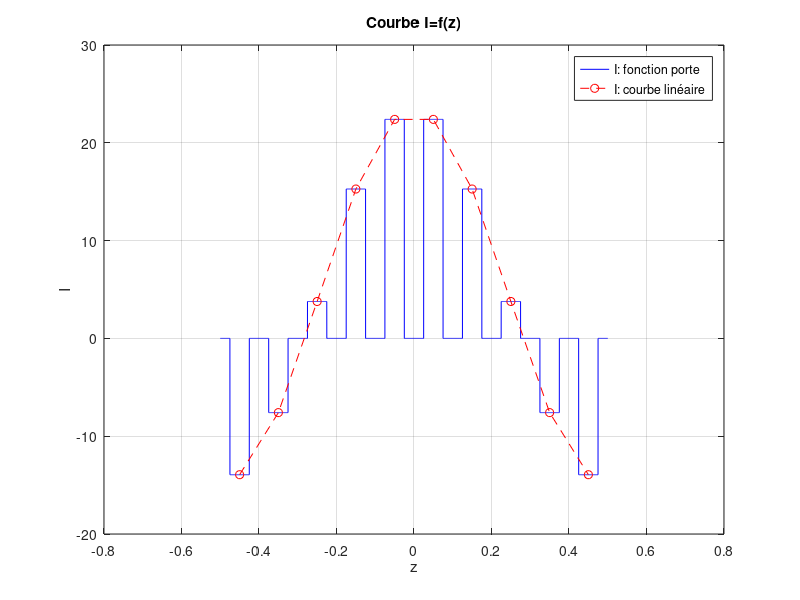

This figure's MATLAB source:
function residus2
% Définition des paramètres d'entrée du problème
N = 10; % Nombre de points de la subdivision du domaine
w = 0.5; % Largeur du domaine
d = 2 * w / N; % Distance entre 2 points de la subdivision

% Construction de la matrice A
A = zeros(N, N);
for m = 1:N
    for n = 1:N
        if m ~= n
            A(m, n) = [d * (n - m + 0.5) * log(abs(d * (m - n - 0.5))) - ...
                        d * (n - m - 0.5) * log(abs(d * (m - n + 0.5))) - d] * (-1 / (2 * pi));
        else
            A(m, n) = -d / (2 * pi); % Gestion de la singularité
        end
    end
end

% Affichage de la matrice A
disp('Matrice A:');
disp(A);

% Calcul de l'inverse de A
A_inv = inv(A);

% Affichage de la matrice inverse A
disp('Matrice inverse A:');
disp(A_inv);

% Résolution de l'équation matricielle
b = ones(N, 1); % Second membre de l'équation Ax = b
I = A_inv * b;

% Affichage de la solution I
disp('Solution I:');
disp(I);

% Tracé de la courbe I=f(z)
z = -w:0.0001:w;
zm = -w + d/2 : d : -w + d * (N - 1/2);
zz = [zm; I']';

% Génération de la fonction porte
h = pulstran(z, zz, 'rectpuls', d/2);

% Create the plot without displaying it
figure('Visible', 'off');
plot(z, h, 'b', zm, I, 'r--o');
title('Courbe I=f(z)');
xlabel('z'); ylabel('I');
legend('I: fonction porte', 'I: courbe linéaire');
grid on;

% Create the results directory if it doesn't exist
if ~exist('results/residus2', 'dir')
    mkdir('results/residus2');
end

% Base filename for the plot
baseFilename = 'results/residus2/residus2_plot.png';
filename = baseFilename;
count = 1;

% Check if the file exists and update the filename with a count
while exist(filename, 'file')
    filename = sprintf('results/residus2/residus2_plot_%d.png', count);
    count = count + 1;
end

% Save the plot to a file
saveas(gcf, filename);

% Close the figure
close(gcf);
end
